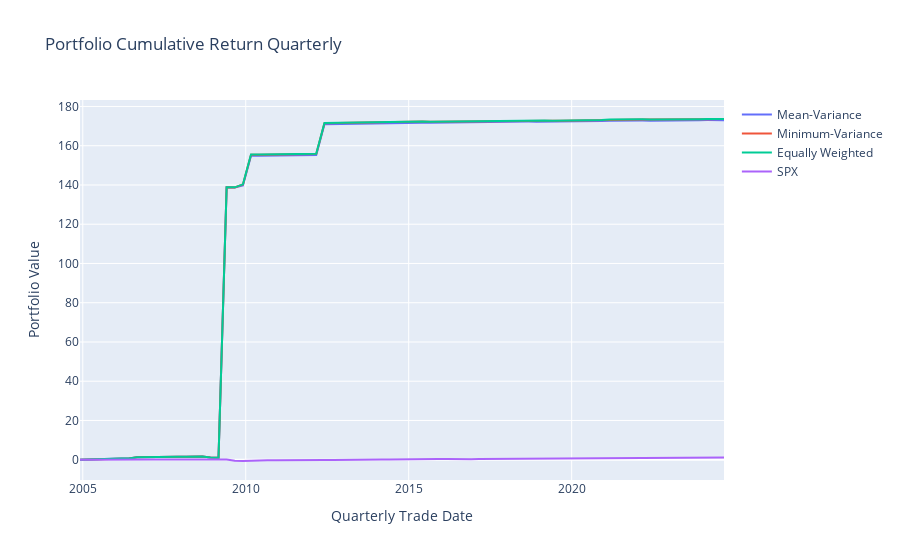

Notebook source saved alongside this figure:
### Markdown cell above
## 4.3 Plot Portfolio Cumulative Return

### Code cell
trace_return1 = go.Scatter(x = time_ind, y = portfolio_cumsum_meanv, mode = 'lines', name = 'Mean-Variance')
trace_return2 = go.Scatter(x = time_ind, y = portfolio_cumsum_minv, mode = 'lines', name = 'Minimum-Variance')
trace_return3 = go.Scatter(x = time_ind, y = portfolio_cumsum_equal, mode = 'lines', name = 'Equally Weighted')
trace_return4 = go.Scatter(x = time_ind, y = spx_cumsum, mode = 'lines', name = 'SPX')

data = [trace_return1,trace_return2,trace_return3, trace_return4]
layout = dict(title = "Portfolio Cumulative Return Quarterly", 
              xaxis = dict(title = 'Quarterly Trade Date'), 
              yaxis = dict(title = 'Portfolio Value'))
fig = dict(data = data, layout = layout)
plotly.offline.iplot(fig)
